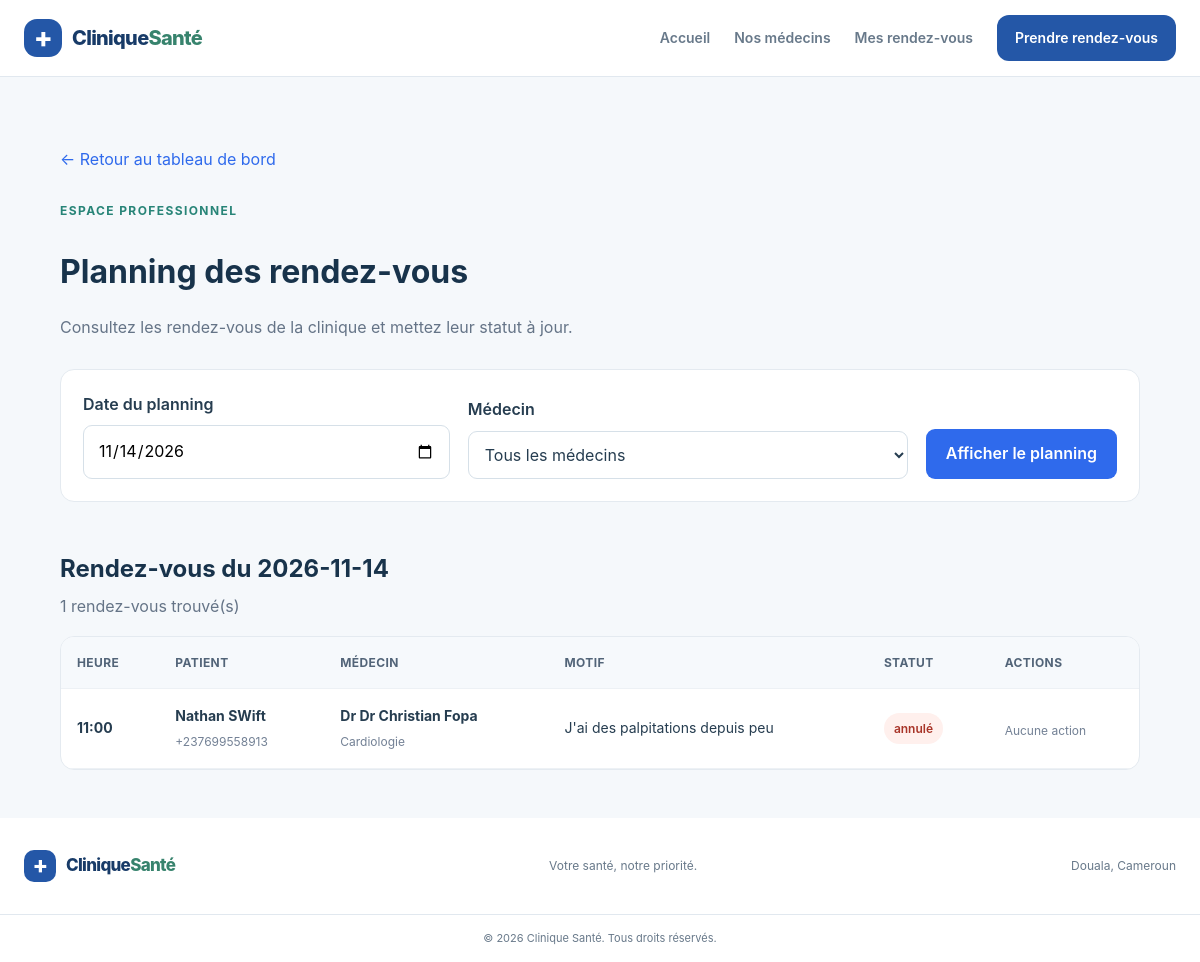
Screenshot of /admin/rendez-vous (signed in) with the database file from the repository.
### tables this page shows
CREATE TABLE rendez_vous (
    id INTEGER PRIMARY KEY AUTOINCREMENT,
    patient_id INTEGER NOT NULL,
    medecin_id INTEGER NOT NULL,
    date TEXT NOT NULL,
    heure TEXT NOT NULL,
    motif TEXT NOT NULL,
    statut TEXT NOT NULL DEFAULT 'prévu'
        CHECK (statut IN ('prévu', 'effectué', 'annulé')),
    date_prise TEXT NOT NULL DEFAULT (datetime('now', 'localtime')),

    FOREIGN KEY (patient_id) REFERENCES patients(id),
    FOREIGN KEY (medecin_id) REFERENCES medecins(id),

    UNIQUE (medecin_id, date, heure)
);

CREATE TABLE patients (
    id INTEGER PRIMARY KEY AUTOINCREMENT,
    nom TEXT NOT NULL,
    prenom TEXT NOT NULL,
    telephone TEXT NOT NULL UNIQUE,
    date_naissance TEXT NOT NULL,
    ville TEXT NOT NULL
, date_creation TEXT);

CREATE TABLE medecins (
    id INTEGER PRIMARY KEY AUTOINCREMENT,
    nom TEXT NOT NULL,
    specialite TEXT NOT NULL,
    photo TEXT,
    jours_consultation TEXT NOT NULL
);

### app.py (the view, shortened to what this page needs)
@app.route("/admin/rendez-vous", methods=["GET", "POST"])
@administrateur_requis
def gestion_rendez_vous():
    connexion = get_db()
    erreur = None
    confirmation = None
    date_selectionnee = request.values.get(
        "date",
        date.today().isoformat(),
    )
    medecin_selectionne = request.values.get("medecin_id", "")
    try:
        date.fromisoformat(date_selectionnee)
    except ValueError:
        date_selectionnee = date.today().isoformat()
        erreur = "La date sélectionnée est invalide."
    medecins = connexion.execute(
        """
        SELECT id, nom, specialite
        FROM medecins
        ORDER BY nom
        """
    ).fetchall()
    requete = """
        SELECT
            rv.id,
            rv.date,
            rv.heure,
            rv.motif,
            rv.statut,
            p.nom AS nom_patient,
            p.prenom AS prenom_patient,
            p.telephone,
            m.nom AS nom_medecin,
            m.specialite
        FROM rendez_vous AS rv
        JOIN patients AS p ON p.id = rv.patient_id
        JOIN medecins AS m ON m.id = rv.medecin_id
        WHERE rv.date = ?
    """
    parametres = [date_selectionnee]
    requete += " ORDER BY rv.heure, p.nom"
    rendez_vous = connexion.execute(
        requete,
        parametres,
    ).fetchall()
    return render_template(
        "admin/rendez_vous.html",
        rendez_vous=rendez_vous,
        medecins=medecins,
        date_selectionnee=date_selectionnee,
        medecin_selectionne=medecin_selectionne,
        erreur=erreur,
        confirmation=confirmation,
    )

### app.py (called while the page is built)
def administrateur_requis(fonction):
    @wraps(fonction)
    def fonction_protegee(*args, **kwargs):
        if "administrateur_id" not in session:
            return redirect(url_for("connexion_admin"))
        return fonction(*args, **kwargs)
    return fonction_protegee

@app.teardown_appcontext
def fermer_connexion(exception=None):
    connexion = g.pop("connexion", None)
    if connexion is not None:
        connexion.close()

### database/db.py (called while the page is built)
def get_db():
    if "connexion" not in g:
        g.connexion = sqlite3.connect(CHEMIN_BASE)
        g.connexion.row_factory = sqlite3.Row
        g.connexion.execute("PRAGMA foreign_keys = ON")
    return g.connexion

### templates/admin/rendez_vous.html (shortened to what this page needs)
{% extends "base.html" %}
{% block content %}
<section class="admin-dashboard">
    <a class="admin-back" href="{{ url_for('tableau_de_bord') }}">
        ← Retour au tableau de bord
    </a>
    <div class="admin-page-heading">
        <p class="admin-eyebrow">ESPACE PROFESSIONNEL</p>
        <h1>Planning des rendez-vous</h1>
        <p>Consultez les rendez-vous de la clinique et mettez leur statut à jour.</p>
    </div>
    <form method="GET" action="{{ url_for('gestion_rendez_vous') }}"
          class="admin-filter-form">
        <div class="admin-field">
            <label for="date">Date du planning</label>
            <input
                type="date"
                id="date"
                name="date"
                value="{{ date_selectionnee }}"
                required
            >
        </div>
        <div class="admin-field">
            <label for="medecin_id">Médecin</label>
            <select id="medecin_id" name="medecin_id">
                <option value="">Tous les médecins</option>
            </select>
        </div>
        <button class="admin-submit admin-filter-button" type="submit">
            Afficher le planning
        </button>
    </form>
    <div class="admin-list-heading">
        <div>
            <h2>Rendez-vous du {{ date_selectionnee }}</h2>
            <p>{{ rendez_vous|length }} rendez-vous trouvé(s)</p>
        </div>
    </div>
    {% if rendez_vous %}
        <div class="admin-table-wrapper">
            <table class="admin-table">
                <thead>
                    <tr>
                        <th>Heure</th>
                        <th>Patient</th>
                        <th>Médecin</th>
                        <th>Motif</th>
                        <th>Statut</th>
                        <th>Actions</th>
                    </tr>
                </thead>
                <tbody>
                    {% for rv in rendez_vous %}
                        <tr>
                            <td class="admin-time">{{ rv.heure }}</td>
                            <td>
                                <strong>{{ rv.prenom_patient }} {{ rv.nom_patient }}</strong>
                                <span class="admin-cell-secondary">{{ rv.telephone }}</span>
                            </td>
                            <td>
                                <strong>Dr {{ rv.nom_medecin }}</strong>
                                <span class="admin-cell-secondary">{{ rv.specialite }}</span>
                            </td>
                            <td>{{ rv.motif }}</td>
                            <td>
                                <span class="admin-status admin-status-{{ 'prevu' if rv.statut == 'prévu' else 'effectue' if rv.statut == 'effectué' else 'annule' }}">
                                    {{ rv.statut }}
                                </span>
                            </td>
                            <td>
                                {% if rv.statut == 'prévu' %}
                                    <div class="admin-row-actions">
                                        <form method="POST" action="{{ url_for('gestion_rendez_vous') }}">
                                            <input type="hidden" name="rendez_vous_id" value="{{ rv.id }}">
                                            <input type="hidden" name="statut" value="effectué">
                                            <input type="hidden" name="date" value="{{ date_selectionnee }}">
                                            <input type="hidden" name="medecin_id" value="{{ medecin_selectionne }}">
                                            <button class="admin-action-button admin-action-done" type="submit">
                                                Effectué
                                            </button>
                                        </form>
                                        <form method="POST" action="{{ url_for('gestion_rendez_vous') }}"
                                              onsubmit="return confirm('Confirmer l’annulation de ce rendez-vous ?');">
                                            <input type="hidden" name="rendez_vous_id" value="{{ rv.id }}">
                                            <input type="hidden" name="statut" value="annulé">
                                            <input type="hidden" name="date" value="{{ date_selectionnee }}">
                                            <input type="hidden" name="medecin_id" value="{{ medecin_selectionne }}">
                                            <button class="admin-action-button admin-action-cancel" type="submit">
                                                Annuler
                                            </button>
                                        </form>
                                    </div>
                                {% else %}
                                    <span class="admin-cell-secondary">Aucune action</span>
                                {% endif %}
                            </td>
                        </tr>
                    {% endfor %}
                </tbody>
            </table>
        </div>
    {% else %}
        <div class="admin-empty-state">
            <h2>Aucun rendez-vous pour cette sélection</h2>
            <p>Essayez une autre date ou choisissez tous les médecins.</p>
        </div>
    {% endif %}
</section>
{% endblock %}

### rows the page displays
rendez_vous: heure "11:00", prenom_patient "Nathan", nom_patient "SWift", telephone "+237699558913", nom_medecin "Dr Christian Fopa", specialite "Cardiologie", motif "J'ai des palpitations depuis peu", statut "annulé", shows "Aucune action"

### other values shown
{{ date_selectionnee }} "2026-11-14"
{{ rendez_vous|length }} "1"
